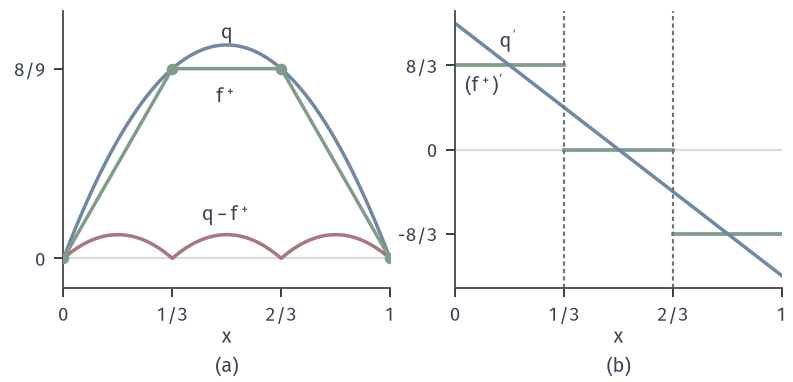

Generate this figure with Python:
from pathlib import Path
import sys
ROOT = next(p for p in Path(__file__).resolve().parents if (p/"build.sh").is_file() and (p/"tex/book.tex").is_file())
sys.path.insert(0, str(ROOT/"figures/00-shared/mathematical-preliminaries-upper/00-shared/comprehension-figures"))
from support import figure, save, BLUE, GREEN, YELLOW, RED, PURPLE, INK, MUTED, GRID, BLUE_FILL, GREEN_FILL, YELLOW_FILL, RED_FILL, PURPLE_FILL
import numpy as np
from matplotlib.colors import LinearSegmentedColormap
from matplotlib.patches import Rectangle
# H_min 中 q=4x(1-x) 与读数在 1/3,2/3,1 的折线插值 f+；(a) 函数与余项 q-f+；(b) 导数，f+' 是 q' 在每段的平均。
x = np.linspace(0, 1, 601); q = 4*x*(1-x)
n = np.array([0, 1/3, 2/3, 1]); y = 4*n*(1-n); fp = np.interp(x, n, y)
fig, axes = figure(width_mm=112, height_mm=54, ncols=2)
fig.set_layout_engine(None)
fig.subplots_adjust(left=.08, right=.985, top=.97, bottom=.245, wspace=.2)
a, b = axes
a.plot(x, q, color=BLUE, lw=1.4); a.plot(x, fp, color=GREEN, lw=1.4); a.plot(x, q-fp, color=RED, lw=1.4)
a.plot(n, y, 'o', color=GREEN, ms=3.6, zorder=3)
a.axhline(0, color=GRID, lw=.85, zorder=0)
a.text(.5, 1.03, '$q$', color=INK, ha='center'); a.text(.5, .76, '$f^+$', color=INK, ha='center', va='center'); a.text(.5, .205, '$q-f^+$', color=INK, ha='center', va='center')
a.set_xlim(0, 1); a.set_ylim(-.14, 1.16); a.set_xticks(n); a.set_xticklabels(['0', '1/3', '2/3', '1']); a.set_yticks([0, 8/9]); a.set_yticklabels(['0', '8/9']); a.set_xlabel('$x$', labelpad=1)
s = [8/3, 0, -8/3]
for i in range(3):
    b.plot([n[i], n[i+1]], [s[i], s[i]], color=GREEN, lw=1.5)
b.plot(x, 4-8*x, color=BLUE, lw=1.4)
for p in n[1:-1]: b.axvline(p, color=MUTED, lw=.85, ls=(0, (2, 1.5)))
b.axhline(0, color=GRID, lw=.85, zorder=0)
b.text(.135, 3.45, "$q'$", color=INK, va='center'); b.text(.03, 2.05, "$(f^+)'$", color=INK, va='center')
b.set_xlim(0, 1); b.set_ylim(-4.4, 4.4); b.set_xticks(n); b.set_xticklabels(['0', '1/3', '2/3', '1']); b.set_yticks([-8/3, 0, 8/3]); b.set_yticklabels(['-8/3', '0', '8/3']); b.set_xlabel('$x$', labelpad=1)
fig.canvas.draw()
for ax, t in zip(axes, '(a) (b)'.split()):
    r = ax.get_position(); fig.text((r.x0+r.x1)/2, .015, t, ha='center', va='bottom')
save(fig, Path(__file__).resolve().parent, 'figure', {'formula': 'q=4x(1-x); f+ piecewise linear interpolant at 0,1/3,2/3,1; slopes 8/3,0,-8/3'})
